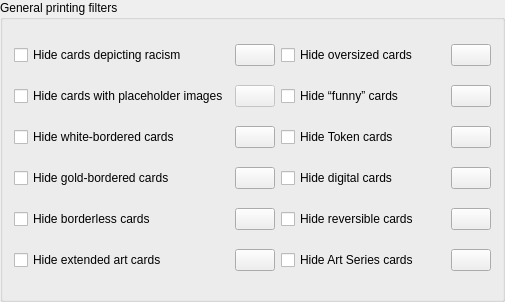
<?xml version="1.0" encoding="UTF-8"?>
<ui version="4.0">
 <class>GeneralPrintingFilter</class>
 <widget class="QGroupBox" name="GeneralPrintingFilter">
  <property name="geometry">
   <rect>
    <x>0</x>
    <y>0</y>
    <width>505</width>
    <height>302</height>
   </rect>
  </property>
  <property name="title">
   <string>General printing filters</string>
  </property>
  <layout class="QGridLayout" name="gridLayout">
   <item row="5" column="3">
    <widget class="QPushButton" name="view_digital_cards">
     <property name="sizePolicy">
      <sizepolicy hsizetype="Fixed" vsizetype="Fixed">
       <horstretch>0</horstretch>
       <verstretch>0</verstretch>
      </sizepolicy>
     </property>
     <property name="toolTip">
      <string extracomment="Causes the application to open the web browser showing the affected cards">View cards hidden by this filter on the Scryfall website.</string>
     </property>
     <property name="icon">
      <iconset theme="globe"/>
     </property>
    </widget>
   </item>
   <item row="2" column="1">
    <widget class="QPushButton" name="view_cards_without_images">
     <property name="enabled">
      <bool>false</bool>
     </property>
     <property name="sizePolicy">
      <sizepolicy hsizetype="Fixed" vsizetype="Fixed">
       <horstretch>0</horstretch>
       <verstretch>0</verstretch>
      </sizepolicy>
     </property>
     <property name="toolTip">
      <string extracomment="Causes the application to open the web browser showing the affected cards">View cards hidden by this filter on the Scryfall website.</string>
     </property>
     <property name="icon">
      <iconset theme="globe"/>
     </property>
    </widget>
   </item>
   <item row="6" column="3">
    <widget class="QPushButton" name="view_reversible_cards">
     <property name="sizePolicy">
      <sizepolicy hsizetype="Fixed" vsizetype="Fixed">
       <horstretch>0</horstretch>
       <verstretch>0</verstretch>
      </sizepolicy>
     </property>
     <property name="toolTip">
      <string extracomment="Causes the application to open the web browser showing the affected cards">View cards hidden by this filter on the Scryfall website.</string>
     </property>
     <property name="icon">
      <iconset theme="globe"/>
     </property>
    </widget>
   </item>
   <item row="6" column="0">
    <widget class="QCheckBox" name="hide_borderless_cards">
     <property name="toolTip">
      <string>Hide cards without a defined, solid-color border.
Those require higher cutting precision to get right.</string>
     </property>
     <property name="text">
      <string>Hide borderless cards</string>
     </property>
    </widget>
   </item>
   <item row="4" column="2">
    <widget class="QCheckBox" name="hide_token">
     <property name="text">
      <string>Hide Token cards</string>
     </property>
    </widget>
   </item>
   <item row="2" column="3">
    <widget class="QPushButton" name="view_funny_cards">
     <property name="sizePolicy">
      <sizepolicy hsizetype="Fixed" vsizetype="Fixed">
       <horstretch>0</horstretch>
       <verstretch>0</verstretch>
      </sizepolicy>
     </property>
     <property name="toolTip">
      <string extracomment="Causes the application to open the web browser showing the affected cards">View cards hidden by this filter on the Scryfall website.</string>
     </property>
     <property name="icon">
      <iconset theme="globe"/>
     </property>
    </widget>
   </item>
   <item row="6" column="2">
    <widget class="QCheckBox" name="hide_reversible_cards">
     <property name="toolTip">
      <string>Some single-sided cards are re-printed as two-sided, reversible cards in some Secret Lair releases.
This filter hides those.</string>
     </property>
     <property name="text">
      <string>Hide reversible cards</string>
     </property>
    </widget>
   </item>
   <item row="4" column="3">
    <widget class="QPushButton" name="view_token">
     <property name="sizePolicy">
      <sizepolicy hsizetype="Fixed" vsizetype="Fixed">
       <horstretch>0</horstretch>
       <verstretch>0</verstretch>
      </sizepolicy>
     </property>
     <property name="toolTip">
      <string extracomment="Causes the application to open the web browser showing the affected cards">View cards hidden by this filter on the Scryfall website.</string>
     </property>
     <property name="icon">
      <iconset theme="globe"/>
     </property>
    </widget>
   </item>
   <item row="0" column="3">
    <widget class="QPushButton" name="view_oversized_cards">
     <property name="sizePolicy">
      <sizepolicy hsizetype="Fixed" vsizetype="Fixed">
       <horstretch>0</horstretch>
       <verstretch>0</verstretch>
      </sizepolicy>
     </property>
     <property name="toolTip">
      <string extracomment="Causes the application to open the web browser showing the affected cards">View cards hidden by this filter on the Scryfall website.</string>
     </property>
     <property name="icon">
      <iconset theme="globe"/>
     </property>
    </widget>
   </item>
   <item row="5" column="2">
    <widget class="QCheckBox" name="hide_digital_cards">
     <property name="toolTip">
      <string>Hide cards and printings that are only available on digital platforms. This includes all kinds of digital printings.</string>
     </property>
     <property name="text">
      <string>Hide digital cards</string>
     </property>
    </widget>
   </item>
   <item row="2" column="2">
    <widget class="QCheckBox" name="hide_funny_cards">
     <property name="toolTip">
      <string>“Funny” cards, not legal in any constructed format.
This includes full-art Contraptions from Unstable,
cards with acorn-shaped security stamps from Unfinity (and newer Un-Sets),
some black-bordered promotional cards with non-standard back faces,
and all silver-bordered cards.</string>
     </property>
     <property name="text">
      <string>Hide “funny” cards</string>
     </property>
    </widget>
   </item>
   <item row="0" column="2">
    <widget class="QCheckBox" name="hide_oversized_cards">
     <property name="toolTip">
      <string>These cards are larger than regular Magic cards and can’t be included in decks.
Includes Archenemy schemes, Planechase planes and
oversized commander creature or Planeswalker cards included in some pre-constructed Commander decks.</string>
     </property>
     <property name="text">
      <string>Hide oversized cards</string>
     </property>
    </widget>
   </item>
   <item row="5" column="0">
    <widget class="QCheckBox" name="hide_gold_bordered_cards">
     <property name="toolTip">
      <string>Some “collectible” sets, like full reprints of tournament-winning decks were printed with golden borders.
Many also have printed signatures of the involved players in the text box.

These are not tournament legal</string>
     </property>
     <property name="text">
      <string>Hide gold-bordered cards</string>
     </property>
    </widget>
   </item>
   <item row="4" column="0">
    <widget class="QCheckBox" name="hide_white_bordered_cards">
     <property name="text">
      <string>Hide white-bordered cards</string>
     </property>
    </widget>
   </item>
   <item row="0" column="0">
    <widget class="QCheckBox" name="hide_cards_depicting_racism">
     <property name="toolTip">
      <string>&lt;html&gt;&lt;head/&gt;&lt;body&gt;&lt;p&gt;Hide cards banned for depicting racism.&lt;/p&gt;&lt;p&gt;Background:&lt;/p&gt;&lt;p&gt;Some cards were banned by Wizards of the Coast, because they depict references to controversial real-world events, religion or contain combinations of card effect, name and artwork that, when viewed together, depict racism. These cards are banned in all sanctioned tournament formats and several community formats like Commander, Oathbreaker and others.&lt;/p&gt;&lt;/body&gt;&lt;/html&gt;</string>
     </property>
     <property name="text">
      <string>Hide cards depicting racism</string>
     </property>
    </widget>
   </item>
   <item row="0" column="1">
    <widget class="QPushButton" name="view_cards_depicting_racism">
     <property name="sizePolicy">
      <sizepolicy hsizetype="Fixed" vsizetype="Fixed">
       <horstretch>0</horstretch>
       <verstretch>0</verstretch>
      </sizepolicy>
     </property>
     <property name="toolTip">
      <string extracomment="Causes the application to open the web browser showing the affected cards">View cards hidden by this filter on the Scryfall website.</string>
     </property>
     <property name="icon">
      <iconset theme="globe"/>
     </property>
    </widget>
   </item>
   <item row="2" column="0">
    <widget class="QCheckBox" name="hide_cards_without_images">
     <property name="toolTip">
      <string>Hide non-English cards with low-resolution,
English placeholder images with an overlay text stating
“This card is not available in the selected language.”</string>
     </property>
     <property name="text">
      <string>Hide cards with placeholder images</string>
     </property>
    </widget>
   </item>
   <item row="5" column="1">
    <widget class="QPushButton" name="view_gold_bordered_cards">
     <property name="sizePolicy">
      <sizepolicy hsizetype="Fixed" vsizetype="Fixed">
       <horstretch>0</horstretch>
       <verstretch>0</verstretch>
      </sizepolicy>
     </property>
     <property name="toolTip">
      <string extracomment="Causes the application to open the web browser showing the affected cards">View cards hidden by this filter on the Scryfall website.</string>
     </property>
     <property name="icon">
      <iconset theme="globe"/>
     </property>
    </widget>
   </item>
   <item row="4" column="1">
    <widget class="QPushButton" name="view_white_bordered_cards">
     <property name="sizePolicy">
      <sizepolicy hsizetype="Fixed" vsizetype="Fixed">
       <horstretch>0</horstretch>
       <verstretch>0</verstretch>
      </sizepolicy>
     </property>
     <property name="toolTip">
      <string extracomment="Causes the application to open the web browser showing the affected cards">View cards hidden by this filter on the Scryfall website.</string>
     </property>
     <property name="icon">
      <iconset theme="globe"/>
     </property>
    </widget>
   </item>
   <item row="6" column="1">
    <widget class="QPushButton" name="view_borderless_cards">
     <property name="sizePolicy">
      <sizepolicy hsizetype="Fixed" vsizetype="Fixed">
       <horstretch>0</horstretch>
       <verstretch>0</verstretch>
      </sizepolicy>
     </property>
     <property name="toolTip">
      <string extracomment="Causes the application to open the web browser showing the affected cards">View cards hidden by this filter on the Scryfall website.</string>
     </property>
     <property name="icon">
      <iconset theme="globe"/>
     </property>
    </widget>
   </item>
   <item row="7" column="1">
    <widget class="QPushButton" name="view_extended_art_cards">
     <property name="toolTip">
      <string extracomment="Causes the application to open the web browser showing the affected cards">View cards hidden by this filter on the Scryfall website.</string>
     </property>
     <property name="icon">
      <iconset theme="globe"/>
     </property>
    </widget>
   </item>
   <item row="7" column="0">
    <widget class="QCheckBox" name="hide_extended_art_cards">
     <property name="toolTip">
      <string>Hide cards with artwork extending to the left and right card border.
Similar to borderless cards, these require higher precision during the cutting process.</string>
     </property>
     <property name="text">
      <string>Hide extended art cards</string>
     </property>
    </widget>
   </item>
   <item row="7" column="2">
    <widget class="QCheckBox" name="hide_art_series_cards">
     <property name="toolTip">
      <string>Artwork cards that can be found in Set Boosters or Play Boosters</string>
     </property>
     <property name="text">
      <string>Hide Art Series cards</string>
     </property>
    </widget>
   </item>
   <item row="7" column="3">
    <widget class="QPushButton" name="view_art_series_cards">
     <property name="sizePolicy">
      <sizepolicy hsizetype="Fixed" vsizetype="Fixed">
       <horstretch>0</horstretch>
       <verstretch>0</verstretch>
      </sizepolicy>
     </property>
     <property name="toolTip">
      <string extracomment="Causes the application to open the web browser showing the affected cards">View cards hidden by this filter on the Scryfall website.</string>
     </property>
     <property name="icon">
      <iconset theme="globe"/>
     </property>
    </widget>
   </item>
  </layout>
 </widget>
 <resources/>
 <connections/>
</ui>
